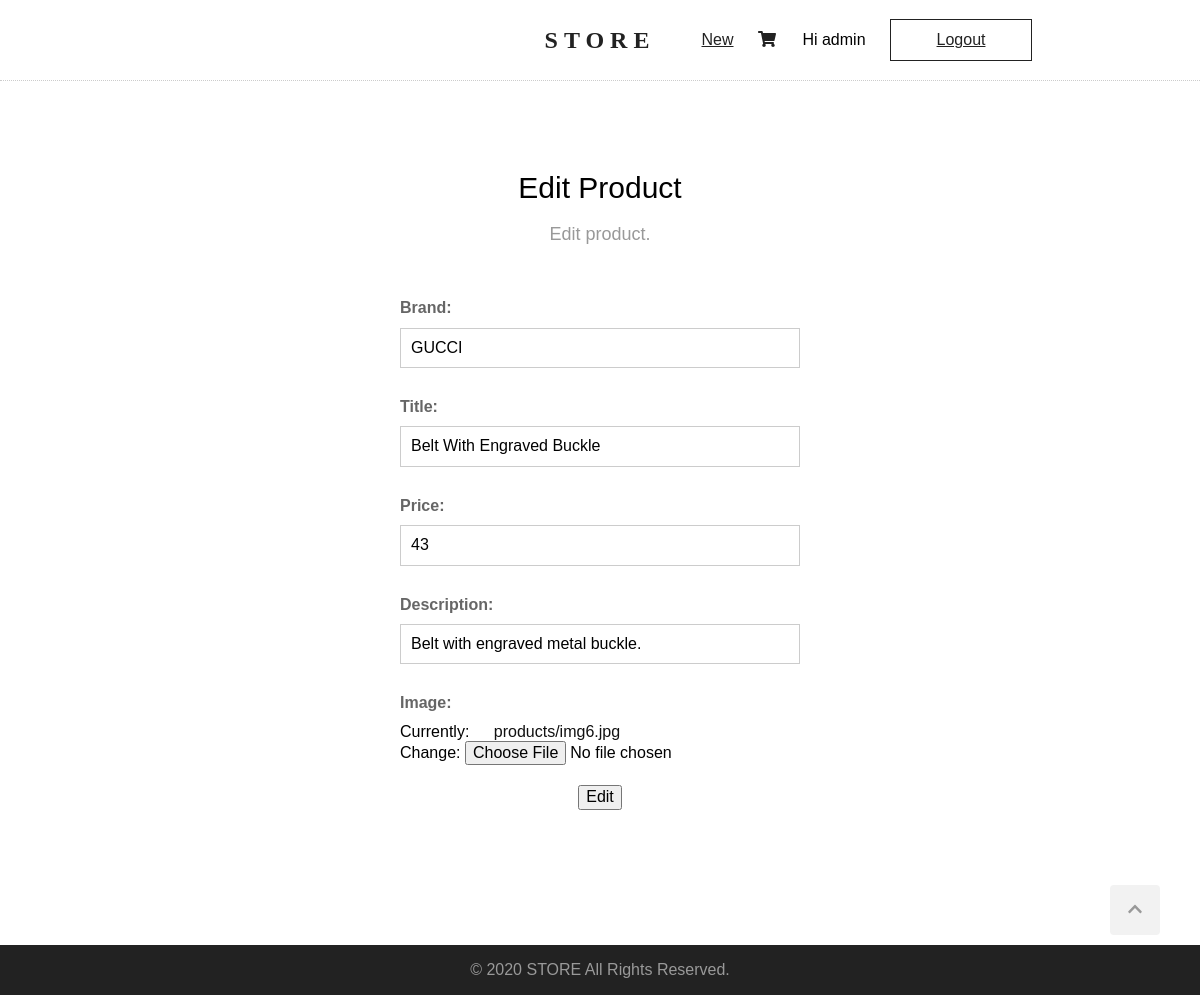
Screenshot of /products/edit/9 (signed in) with the database file from the repository.
### products/models.py (models this page shows, shortened)
class Product(models.Model):
    brand = models.CharField(max_length=100)
    title = models.CharField(max_length=100)
    description = models.CharField(max_length=500)
    price = models.PositiveIntegerField(default=0)
    created_at = models.DateTimeField(auto_now_add=True)
    image = models.ImageField(upload_to='products/', null=True)

### products/views.py (the view)
# urls.py: path('products/edit/<pk>', product_edit, name='product_edit'),
def product_edit(request, pk):
    if request.user.is_authenticated and request.user.is_superuser:
        product = get_object_or_404(Product, pk=pk)
        if request.method == 'POST':
            form = AddProductForm(request.POST, request.FILES, instance=product)
            if form.is_valid():
                form.save()
                return render(request, 'products/product-crud-successful.html', {'operation': 'Edit'})
        else:
            form = AddProductForm(instance=product)
        return render(request, 'products/product-add-edit.html', {'form': form, 'operation': 'Edit'})
    else:
        return redirect('products_list')

### products/forms.py
class AddProductForm(forms.ModelForm):
    class Meta:
        model = Product
        fields = (
            'brand',
            'title',
            'price',
            'description',
            'image'
        )

### templates/products/product-add-edit.html (shortened to what this page needs)
{% extends 'base.html' %}
{% block content %}
    <section class="form-section">
        <h2 class="section-headline">{{ operation }} Product</h2>
        <p class="section-description">
            {{ operation }} product.
        </p>
        <div class="form">
            <form action="" method="post" enctype="multipart/form-data">
                {{ form.as_p }}
                <input type="submit" value="{{ operation }}">
            </form>
        </div>
    </section>
{% endblock %}

### templates/base.html (shortened to what this page needs)
{% load static %}
<!DOCTYPE html>
<html lang="en">
<head>
    <link rel="stylesheet" href="{% static 'normalize.css' %}"/>
    <link rel="stylesheet" href="{% static 'style.css' %}"/>
</head>
<body>
    <div class="wrapper">
        <header>
            <h1 id="logo">
                <a href="{% url 'home' %}">STORE</a>
            </h1>
            <div id="controls">
                <div id="cart">
                    {% if user.is_superuser %}
                    <a href="{% url 'product_add' %}">New</a>
                    {% endif %}
                </div>
                <div>
                    {% if user.is_authenticated %}
                    <div id="cart">
                        <a href="{% url 'cart' %}">
                            <i class="fas fa-shopping-cart"></i>
                        </a>
                    </div>
                        <p>Hi {{ user.username }}</p>
                        <a id="logout" href="{% url 'logout' %}">Logout</a>
                    {% else %}
                        <a id="login" href="{% url 'login' %}">Login</a>
                    {% endif %}
                </div>
            </div>
        </header>
        <main>
            {% block content %}
            {% endblock %}
        </main>
    </div>
    <footer>
        <a href="#" id="scroll-up">
            <i class="fas fa-chevron-up"></i>
        </a>
        <p>&copy; 2020 STORE All Rights Reserved.</p>
    </footer>
</body>
</html>

### static/style.css (style rules this page uses)
html { scroll-behavior: smooth; }
body { margin: 0; font-family: 'Questrial', sans-serif; }
.wrapper { min-height: calc(100vh - 50px); }
header { height: auto; border-bottom: 1px dotted #ccc; }
#logo { text-align: center; font-family: 'Domine', serif; font-size: 24px; letter-spacing: 6px; line-height: 80px; margin: 0; }
#logo a { color: #222; text-decoration: none; }
#controls { position: absolute; top: 15px; right: 14%; }
#controls #cart { position: relative; display: inline-block; width: 30px; line-height: 30px; text-align: center; cursor: pointer; margin-right: 16px; }
#controls p, #controls div { display: inline-block; }
#controls #cart a { color: #222; }
#logout { display: inline-block; width: 140px; line-height: 40px; font-size: 16px; background: transparent; border: 1px solid #222; color: #222; cursor: pointer; margin-left: 20px; }
#login, #logout { text-align: center; }
main { max-width: 960px; text-align: center; margin: 90px auto 90px auto; }
.section-headline { font-size: 30px; font-weight: normal; margin: 0; }
.section-description { color: #999; font-size: 18px; }
.form-section { overflow: auto; width: 100%; }
.form { max-width: 400px; margin: 45px auto; padding: 0 20px; }
.form p, .form div { margin: 4px 0 20px 0; text-align: left; }
.form label { display: block; padding: 10px 0; color: #666; font-weight: bold; }
.form input[type=text], .form input[type=email], .form input[type=number], .form input[type=password], .form select { padding: 10px; max-width: 400px; width: 100%; border: 1px solid #ccc; box-sizing: border-box; }
.form a { text-decoration: none; color: #111; margin-left: 20px; }
footer { background-color: #222; height: 50px; color: #999; text-align: center; line-height: 50px; }
footer p { margin: 0; }
#scroll-up { width: 50px; height: 50px; background-color: #f2f2f2; bottom: 60px; right: 40px; position: fixed; border-radius: 4px; cursor: pointer; color: #999; }

### rows the page displays
Product: brand "GUCCI", title "Belt With Engraved Buckle", price "43", description "Belt with engraved metal buckle."

### other values shown
{{ user.username }} "admin"
{{ operation }} "Edit"
